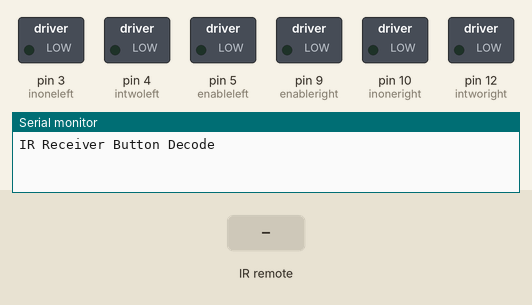
This sketch was run on a simulated Arduino Uno, built with avr-gcc and run on an emulated ATmega328P. Shown: switched loads named in the sketch (green lamp = pin HIGH), the last lines printed to the serial monitor. Inputs (shaded band) come from the test bench.

Above: at 1.2 s.
1.3 s: infrared code 0xFF629D received
At 2.7 s:
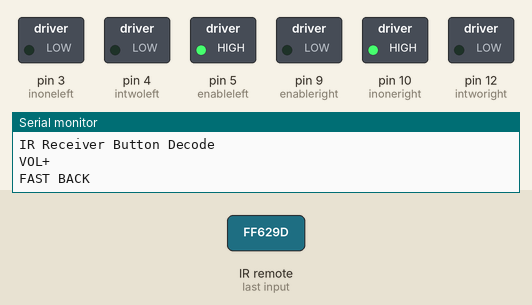
3.3 s: infrared code 0xFF02FD received
At 4.3 s:
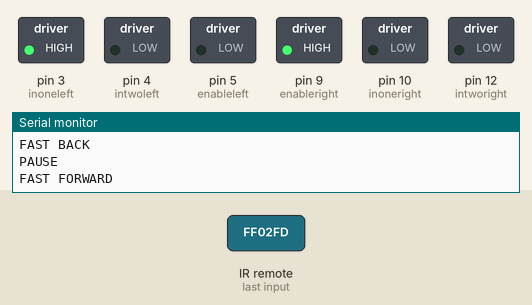
5.3 s: infrared code 0xFFE01F received
At 7.4 s:
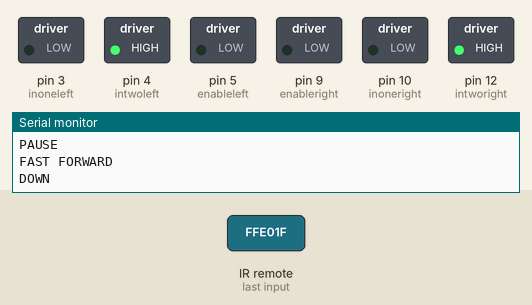
7.8 s: infrared code 0xFFA857 received
At 9.3 s:
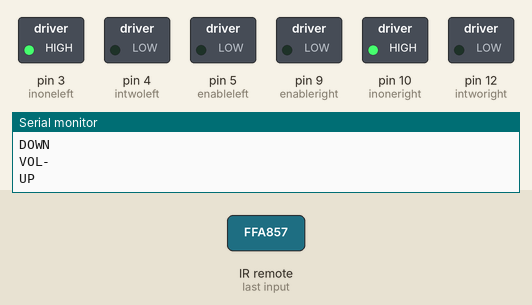
10.3 s: infrared code 0xFF22DD received
At 10.7 s:
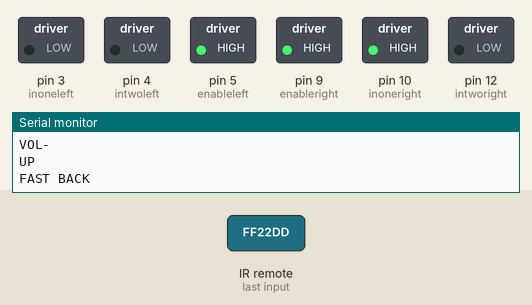
12.3 s: infrared code 0xFFC23D received
At 12.7 s:
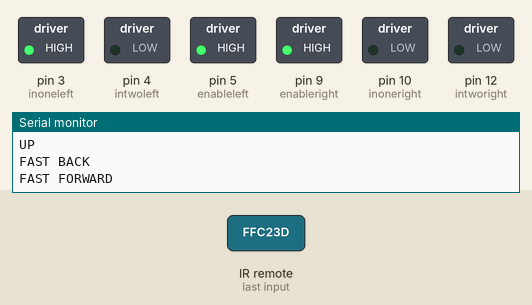
Timing chart, 0 to 15.3 s (numbered marks = the images above; inputs shaded):
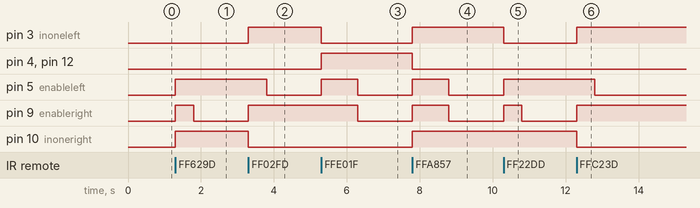

Measured:
- after the input at 1.3 s, pin 5 (enableleft), pin 10 (inoneright): LOW → HIGH at once; pin 9 (enableright): LOW → HIGH at once, → LOW 0.50 s later
- after the input at 3.3 s, pin 3 (inoneleft), pin 9 (enableright): LOW → HIGH at once; pin 5 (enableleft): HIGH → LOW after 0.50 s; pin 10 (inoneright): HIGH → LOW at once
- after the input at 5.3 s, pin 3 (inoneleft): HIGH → LOW at once; pin 4 (intwoleft), pin 12 (intworight): LOW → HIGH at once; pin 5 (enableleft): LOW → HIGH at once, → LOW 1.0 s later; pin 9 (enableright): HIGH → LOW after 1.0 s
- after the input at 7.8 s, pin 3 (inoneleft), pin 10 (inoneright): LOW → HIGH at once; pin 4 (intwoleft), pin 12 (intworight): HIGH → LOW at once; pin 5 (enableleft), pin 9 (enableright): LOW → HIGH at once, → LOW 1.0 s later
- after the input at 10.3 s, pin 3 (inoneleft): HIGH → LOW at once; pin 5 (enableleft): LOW → HIGH at once; pin 9 (enableright): LOW → HIGH at once, → LOW 0.50 s later
- after the input at 12.3 s, pin 3 (inoneleft), pin 9 (enableright): LOW → HIGH at once; pin 5 (enableleft): HIGH → LOW after 0.50 s; pin 10 (inoneright): HIGH → LOW at once

The sketch:

remote_controlled_car.ino
```cpp
#define enableleft 5
#define inoneleft 3
#define intwoleft 4

#define enableright 9  //connect chip's enable 2 to slot 9
#define inoneright 10  //connect chip's in 3 to slot 10
#define intworight 12   //connect chip's in 4 to slot 12

//also the chips right side +v to 5v, 0 v to ground

int i;

#include "IRremote.h"

int receiver = 11; // Signal Pin of IR receiver to Arduino Digital Pin 11
IRrecv irrecv(receiver);     // create instance of 'irrecv'
decode_results results;      // create instance of 'decode_results'

void translateIR()
{
  switch(results.value)
  {
  case 0xFFA25D: Serial.println("POWER"); break;
  case 0xFFE21D: Serial.println("FUNC/STOP"); break;
  case 0xFF629D: Serial.println("VOL+");
  case 0xFF22DD: Serial.println("FAST BACK");     //car turn left, only right wheels move
                 digitalWrite(enableright,HIGH);
                 digitalWrite(inoneright,HIGH);
                 digitalWrite(intworight,LOW);

                 digitalWrite(enableleft,HIGH);
                 digitalWrite(inoneleft,LOW);
                 digitalWrite(intwoleft,LOW);

                 delay (500);
                 digitalWrite(enableright,LOW);

                 break;

  case 0xFF02FD: Serial.println("PAUSE");
  case 0xFFC23D: Serial.println("FAST FORWARD");    //car turn right, only left wheels move
                digitalWrite(enableleft,HIGH);
                  //right one way
                 digitalWrite(inoneleft,HIGH);
                 digitalWrite(intwoleft,LOW);

                 digitalWrite(enableright,HIGH);
                 digitalWrite(inoneright,LOW);
                 digitalWrite(intworight,LOW);

                 delay (500);

                 digitalWrite(enableleft,LOW);
                 break;

  case 0xFFE01F: Serial.println("DOWN");     //car go back, both wheel move back
    digitalWrite(enableright,HIGH);
    digitalWrite(inoneright,LOW);
    digitalWrite(intworight,HIGH);

    digitalWrite(enableleft,HIGH);
    digitalWrite(inoneleft,LOW);
    digitalWrite(intwoleft,HIGH);
    delay (1000);

    digitalWrite(enableleft,LOW);
    digitalWrite(enableright,LOW);
    break;

  case 0xFFA857: Serial.println("VOL-");
  case 0xFF906F: Serial.println("UP");     //car go forward, both wheel move forward
                 digitalWrite(enableright,HIGH);
                 digitalWrite(inoneright,HIGH);
                 digitalWrite(intworight,LOW);

                 digitalWrite(enableleft,HIGH);
                 digitalWrite(inoneleft,HIGH);
                 digitalWrite(intwoleft,LOW);

                 delay (1000);

                 digitalWrite(enableleft,LOW);
                 digitalWrite(enableright,LOW);
                 break;

  case 0xFF9867: Serial.println("EQ");    break;
  case 0xFFB04F: Serial.println("ST/REPT");    break;
  case 0xFF6897: Serial.println("0");    break;
  case 0xFF30CF: Serial.println("1");    break;
  case 0xFF18E7: Serial.println("2");    break;
  case 0xFF7A85: Serial.println("3");    break;
  case 0xFF10EF: Serial.println("4");    break;
  case 0xFF38C7: Serial.println("5");    break;
  case 0xFF5AA5: Serial.println("6");    break;
  case 0xFF42BD: Serial.println("7");    break;
  case 0xFF4AB5: Serial.println("8");    break;
  case 0xFF52AD: Serial.println("9");    break;
  case 0xFFFFFFFF: Serial.println(" REPEAT");break;

  default:
    Serial.println(" other button   ");
  }

  delay(500); // Do not get immediate repeat
}


void setup()
{
  //set pin direction
  pinMode(enableleft,OUTPUT);
  pinMode(inoneleft,OUTPUT);
  pinMode(intwoleft,OUTPUT);
  Serial.begin(9600);

  pinMode(enableright,OUTPUT);
  pinMode(inoneright,OUTPUT);
  pinMode(intworight,OUTPUT);

  //for remote control
  Serial.begin(9600);
  Serial.println("IR Receiver Button Decode");
  irrecv.enableIRIn(); // Start the receiver

  digitalWrite(enableleft,LOW);
  digitalWrite(enableright,LOW); // start with not moving
}

void loop()
{

    if (irrecv.decode(&results)) // have we received an IR signal?

  {
    translateIR();
    irrecv.resume(); // receive the next value
  }

}
```
